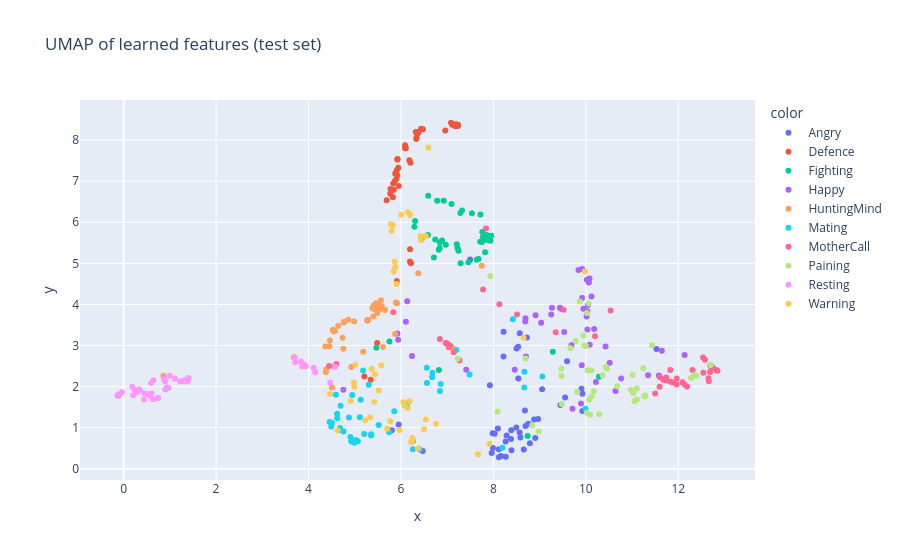

Notebook code for this chart:
### Markdown cell above
### UMAP Embedding Scatter

### Code cell
import umap

def extract_features(model, loader):
    model.eval()
    feats, labels = [], []
    with torch.no_grad():
        for x, y in loader:
            x = x.to(device)
            f = model.features(x).flatten(1)  # (batch, 128)
            feats.append(f.cpu().numpy())
            labels.extend(y.tolist())
    return np.concatenate(feats), np.array(labels)

test_features, test_labels = extract_features(model, test_loader)
embedding_2d = umap.UMAP(n_components=2, random_state=42).fit_transform(test_features)

fig = px.scatter(
    x=embedding_2d[:, 0], y=embedding_2d[:, 1],
    color=[IDX_TO_LABEL[i] for i in test_labels],
    hover_name=[f"pred: {IDX_TO_LABEL[p]}" for p in y_pred],
    title="UMAP of learned features (test set)",
)
fig.show()

### Figure 1 — Plotly figure (JSON) as saved in the notebook; plotly's stock layout.template omitted (floating-point values rounded to 4 significant figures)
{"data": [{"hovertemplate": "<b>%{hovertext}</b><br><br>color=Angry<br>x=%{x}<br>y=%{y}<extra></extra>", "hovertext": ["pred: Paining", "pred: Fighting", "pred: Angry", "pred: Happy", "pred: Fighting", "pred: Paining", "pred: Paining", "pred: Paining", "pred: Paining", "pred: Angry", "pred: Angry", "pred: Paining", "pred: Paining", "pred: Paining", "pred: Angry", "pred: Angry", "pred: Angry", "pred: Angry", "pred: Angry", "pred: Angry", "pred: Angry", "pred: Angry", "pred: Angry", "pred: Angry", "pred: Paining", "pred: Angry", "pred: Paining", "pred: Angry", "pred: Paining", "pred: Paining", "pred: Paining", "pred: Angry", "pred: Happy", "pred: Angry", "pred: MotherCall", "pred: Angry", "pred: Fighting", "pred: Warning", "pred: Angry", "pred: Paining", "pred: Angry", "pred: Mating", "pred: Mating", "pred: Mating", "pred: Angry"], "legendgroup": "Angry", "marker": {"color": "#636efa", "symbol": "circle"}, "mode": "markers", "name": "Angry", "orientation": "v", "showlegend": true, "type": "scatter", "x": [8.5, 8.536, 8.287, 8.571, 7.497, 8.881, 9.552, 9.594, 9.055, 7.985, 8.906, 9.907, 9.926, 8.683, 8.79, 8.381, 8.658, 8.164, 8.118, 8.268, 8.264, 7.963, 8.118, 8.585, 8.968, 8.695, 8.539, 8.496, 8.757, 9.45, 9.924, 7.991, 8.725, 8.392, 11.53, 8.388, 8.219, 8.221, 8.026, 7.925, 8.568, 5.802, 6.471, 5.95, 8.098], "xaxis": "x", "y": [2.926, 2.969, 0.8091, 3.301, 5.095, 1.196, 1.734, 2.618, 1.938, 0.8629, 0.7452, 1.948, 1.826, 1.417, 0.6175, 0.7238, 0.4688, 0.3093, 0.2792, 0.2896, 0.6622, 0.3835, 0.472, 0.7615, 1.212, 1.042, 2.198, 1.001, 1.097, 1.549, 1.403, 0.5058, 3.196, 0.4497, 2.916, 0.9359, 2.731, 3.337, 0.8501, 2.03, 0.8846, 0.9386, 0.4338, 1.078, 0.9806], "yaxis": "y"}, {"hovertemplate": "<b>%{hovertext}</b><br><br>color=Defence<br>x=%{x}<br>y=%{y}<extra></extra>", "hovertext": ["pred: Defence", "pred: Defence", "pred: Defence", "pred: HuntingMind", "pred: Defence", "pred: HuntingMind", "pred: Defence", "pred: Defence", "pred: Defence", "pred: Defence", "pred: Defence", "pred: Defence", "pred: Defence", "pred: Defence", "pred: Defence", "pred: Defence", "pred: Defence", "pred: Defence", "pred: Defence", "pred: HuntingMind", "pred: Defence", "pred: Defence", "pred: Defence", "pred: Defence", "pred: Defence", "pred: Defence", "pred: Defence", "pred: Defence", "pred: Defence", "pred: Defence", "pred: Defence", "pred: Defence", "pred: HuntingMind", "pred: Defence", "pred: Defence", "pred: Defence", "pred: Defence", "pred: Defence", "pred: Defence", "pred: HuntingMind", "pred: HuntingMind", "pred: Mating", "pred: Defence", "pred: Defence"], "legendgroup": "Defence", "marker": {"color": "#EF553B", "symbol": "circle"}, "mode": "markers", "name": "Defence", "orientation": "v", "showlegend": true, "type": "scatter", "x": [5.69, 6.198, 5.904, 5.91, 5.846, 6.217, 5.867, 6.337, 5.944, 7.084, 6.321, 7.18, 6.355, 6.476, 7.233, 7.186, 6.334, 6.105, 5.774, 5.485, 5.77, 5.921, 5.876, 5.911, 7.235, 7.188, 6.089, 6.437, 5.918, 6.355, 7.109, 6.96, 5.345, 6.205, 5.833, 6.182, 6.091, 5.953, 5.826, 6.195, 5.277, 5.209, 5.926, 6.386], "xaxis": "x", "y": [6.535, 5.342, 7.061, 4.572, 6.795, 5.003, 6.997, 8.057, 7.326, 8.424, 8.201, 8.337, 8.164, 8.265, 8.345, 8.387, 8.025, 7.802, 6.81, 3.058, 6.694, 7.529, 7.189, 7.266, 8.377, 8.377, 7.804, 8.275, 7.148, 8.15, 8.377, 8.237, 2.167, 7.452, 6.943, 7.512, 7.874, 6.882, 6.611, 5.044, 3.612, 2.244, 7.543, 8.206], "yaxis": "y"}, {"hovertemplate": "<b>%{hovertext}</b><br><br>color=Fighting<br>x=%{x}<br>y=%{y}<extra></extra>", "hovertext": ["pred: Fighting", "pred: Fighting", "pred: Fighting", "pred: Fighting", "pred: Paining", "pred: Fighting", "pred: Fighting", "pred: Fighting", "pred: Fighting", "pred: Fighting", "pred: Fighting", "pred: Fighting", "pred: Fighting", "pred: Fighting", "pred: Fighting", "pred: Fighting", "pred: Mating", "pred: Fighting", "pred: Fighting", "pred: Fighting", "pred: Fighting", "pred: Fighting", "pred: Fighting", "pred: Fighting", "pred: Fighting", "pred: Fighting", "pred: HuntingMind", "pred: Fighting", "pred: Fighting", "pred: Fighting", "pred: Fighting", "pred: Fighting", "pred: Fighting", "pred: Fighting", "pred: Fighting", "pred: Fighting", "pred: Fighting", "pred: Fighting", "pred: HuntingMind", "pred: MotherCall", "pred: Fighting", "pred: Angry", "pred: Fighting", "pred: Fighting", "pred: Fighting"], "legendgroup": "Fighting", "marker": {"color": "#00cc96", "symbol": "circle"}, "mode": "markers", "name": "Fighting", "orientation": "v", "showlegend": true, "type": "scatter", "x": [7.872, 7.82, 6.784, 7.76, 10.28, 6.839, 6.742, 7.639, 6.584, 7.095, 7.323, 6.306, 7.536, 7.857, 6.291, 7.952, 4.673, 6.971, 6.712, 7.755, 7.937, 7.224, 6.82, 7.291, 7.715, 7.208, 5.751, 6.89, 7.679, 7.903, 6.927, 7.773, 7.247, 7.461, 7.285, 6.446, 6.591, 7.869, 5.468, 7.721, 6.84, 8.742, 7.87, 6.822, 9.286], "xaxis": "x", "y": [5.623, 5.269, 6.526, 5.764, 2.238, 5.372, 5.584, 5.089, 5.688, 6.447, 6.29, 6.033, 6.221, 5.693, 5.891, 5.67, 0.9412, 5.453, 5.141, 5.52, 5.548, 5.374, 5.332, 5.002, 5.527, 5.466, 3.098, 5.558, 5.106, 5.614, 6.525, 5.635, 5.304, 5.027, 6.229, 5.59, 6.647, 5.579, 2.943, 6.188, 5.509, 0.7961, 5.578, 2.405, 2.845], "yaxis": "y"}, {"hovertemplate": "<b>%{hovertext}</b><br><br>color=Happy<br>x=%{x}<br>y=%{y}<extra></extra>", "hovertext": ["pred: MotherCall", "pred: MotherCall", "pred: Happy", "pred: MotherCall", "pred: MotherCall", "pred: HuntingMind", "pred: Fighting", "pred: HuntingMind", "pred: Paining", "pred: Happy", "pred: Paining", "pred: Happy", "pred: Happy", "pred: Paining", "pred: Paining", "pred: Happy", "pred: Happy", "pred: Happy", "pred: MotherCall", "pred: MotherCall", "pred: Happy", "pred: Happy", "pred: Happy", "pred: MotherCall", "pred: Fighting", "pred: HuntingMind", "pred: Paining", "pred: Paining", "pred: Paining", "pred: MotherCall", "pred: Happy", "pred: Happy", "pred: HuntingMind", "pred: MotherCall", "pred: MotherCall", "pred: MotherCall", "pred: MotherCall", "pred: MotherCall", "pred: MotherCall", "pred: MotherCall", "pred: MotherCall", "pred: Paining", "pred: Paining", "pred: HuntingMind", "pred: Happy"], "legendgroup": "Happy", "marker": {"color": "#ab63fa", "symbol": "circle"}, "mode": "markers", "name": "Happy", "orientation": "v", "showlegend": true, "type": "scatter", "x": [9.69, 11.58, 9.034, 8.913, 8.695, 5.94, 6.136, 6.107, 10.03, 9.842, 10.22, 10.08, 10.12, 10.08, 10.76, 10.02, 10.07, 9.918, 10.18, 11.65, 10.03, 9.465, 9.922, 9.533, 6.239, 5.924, 8.461, 8.703, 9.912, 9.25, 9.95, 9.44, 9.267, 11.35, 12.14, 10.04, 10.02, 8.691, 10.64, 7.413, 9.712, 9.896, 10.52, 4.754, 10.43], "xaxis": "x", "y": [3.015, 2.267, 3.557, 3.737, 3.662, 3.14, 4.078, 3.577, 3.392, 4.839, 2.109, 4.632, 4.192, 3.021, 2.195, 4.601, 4.537, 4.156, 3.4, 2.873, 3.833, 3.898, 4.865, 3.326, 2.746, 3.293, 2.413, 2.735, 2.521, 3.755, 3.895, 3.917, 3.917, 2.276, 2.77, 3.979, 3.706, 3.584, 1.89, 2.411, 1.457, 1.587, 2.579, 1.92, 2.973], "yaxis": "y"}, {"hovertemplate": "<b>%{hovertext}</b><br><br>color=HuntingMind<br>x=%{x}<br>y=%{y}<extra></extra>", "hovertext": ["pred: HuntingMind", "pred: MotherCall", "pred: MotherCall", "pred: HuntingMind", "pred: HuntingMind", "pred: MotherCall", "pred: Resting", "pred: HuntingMind", "pred: HuntingMind", "pred: HuntingMind", "pred: HuntingMind", "pred: Fighting", "pred: HuntingMind", "pred: HuntingMind", "pred: HuntingMind", "pred: HuntingMind", "pred: HuntingMind", "pred: HuntingMind", "pred: HuntingMind", "pred: HuntingMind", "pred: HuntingMind", "pred: HuntingMind", "pred: HuntingMind", "pred: HuntingMind", "pred: HuntingMind", "pred: HuntingMind", "pred: HuntingMind", "pred: HuntingMind", "pred: HuntingMind", "pred: HuntingMind", "pred: HuntingMind", "pred: HuntingMind", "pred: HuntingMind", "pred: HuntingMind", "pred: HuntingMind", "pred: HuntingMind", "pred: HuntingMind", "pred: HuntingMind", "pred: HuntingMind", "pred: HuntingMind", "pred: MotherCall", "pred: HuntingMind", "pred: Resting", "pred: HuntingMind"], "legendgroup": "HuntingMind", "marker": {"color": "#FFA15A", "symbol": "circle"}, "mode": "markers", "name": "HuntingMind", "orientation": "v", "showlegend": true, "type": "scatter", "x": [5.492, 6.985, 7.081, 4.642, 4.463, 7.112, 4.754, 4.738, 5.499, 5.382, 6.376, 7.748, 5.875, 4.51, 5.611, 4.571, 5.552, 5.183, 4.376, 5.918, 4.452, 4.365, 4.534, 5.891, 4.987, 4.383, 4.539, 5.412, 4.763, 4.859, 5.285, 5.657, 5.402, 5.459, 5.586, 4.552, 4.77, 5.434, 4.524, 4.926, 4.543, 3.684, 0.8618, 5.567], "xaxis": "x", "y": [3.79, 3.056, 2.977, 3.475, 3.125, 2.945, 2.924, 3.187, 3.996, 3.913, 4.759, 4.942, 3.282, 1.979, 2.966, 3.355, 3.898, 2.847, 2.351, 4.026, 2.985, 2.976, 3.386, 4.046, 3.583, 2.421, 3.367, 3.972, 3.563, 3.628, 3.627, 3.866, 3.704, 4.026, 3.957, 3.342, 3.576, 3.881, 3.368, 2.475, 2.497, 2.716, 2.263, 4.099], "yaxis": "y"}, {"hovertemplate": "<b>%{hovertext}</b><br><br>color=Mating<br>x=%{x}<br>y=%{y}<extra></extra>", "hovertext": ["pred: Paining", "pred: Paining", "pred: Paining", "pred: Mating", "pred: Mating", "pred: Mating", "pred: Mating", "pred: Mating", "pred: Paining", "pred: Mating", "pred: Mating", "pred: Mating", "pred: Mating", "pred: MotherCall", "pred: HuntingMind", "pred: Mating", "pred: Mating", "pred: Mating", "pred: Mating", "pred: Mating", "pred: Angry", "pred: MotherCall", "pred: MotherCall", "pred: Mating", "pred: Mating", "pred: Mating", "pred: Mating", "pred: Mating", "pred: Mating", "pred: Fighting", "pred: Fighting", "pred: Mating", "pred: Mating", "pred: Mating", "pred: Mating", "pred: Mating", "pred: Mating", "pred: Mating", "pred: Mating", "pred: Mating", "pred: Mating", "pred: Mating", "pred: Warning", "pred: Mating", "pred: HuntingMind"], "legendgroup": "Mating", "marker": {"color": "#19d3f3", "symbol": "circle"}, "mode": "markers", "name": "Mating", "orientation": "v", "showlegend": true, "type": "scatter", "x": [9.059, 8.669, 8.671, 4.683, 4.759, 5.856, 6.261, 5.519, 9.992, 5.13, 6.843, 6.256, 5.746, 7.484, 6.559, 6.562, 4.621, 4.51, 4.457, 4.492, 8.196, 7.2, 8.421, 5.356, 4.594, 5.024, 6.407, 4.907, 5.111, 6.683, 6.676, 4.695, 4.946, 4.619, 5.068, 5.353, 4.931, 4.927, 4.994, 4.875, 5.206, 6.86, 6.131, 5.303, 5.182], "xaxis": "x", "y": [2.244, 1.98, 2.36, 0.9911, 0.9063, 1.397, 0.668, 1.063, 1.458, 1.682, 1.89, 0.4737, 0.8853, 2.296, 2.459, 2.09, 1.23, 1.116, 1.138, 1.031, 0.5115, 2.892, 3.637, 0.8364, 1.799, 0.6982, 0.4701, 0.7731, 1.251, 2.339, 2.226, 1.531, 1.798, 1.34, 0.671, 0.8076, 0.6606, 0.6732, 0.6331, 1.245, 0.8481, 2.06, 1.586, 2.041, 2.392], "yaxis": "y"}, {"hovertemplate": "<b>%{hovertext}</b><br><br>color=MotherCall<br>x=%{x}<br>y=%{y}<extra></extra>", "hovertext": ["pred: MotherCall", "pred: MotherCall", "pred: MotherCall", "pred: MotherCall", "pred: MotherCall", "pred: MotherCall", "pred: MotherCall", "pred: MotherCall", "pred: MotherCall", "pred: MotherCall", "pred: MotherCall", "pred: MotherCall", "pred: MotherCall", "pred: MotherCall", "pred: MotherCall", "pred: MotherCall", "pred: MotherCall", "pred: MotherCall", "pred: MotherCall", "pred: MotherCall", "pred: MotherCall", "pred: MotherCall", "pred: MotherCall", "pred: MotherCall", "pred: MotherCall", "pred: MotherCall", "pred: MotherCall", "pred: MotherCall", "pred: MotherCall", "pred: MotherCall", "pred: MotherCall", "pred: MotherCall", "pred: MotherCall", "pred: MotherCall", "pred: MotherCall", "pred: MotherCall", "pred: MotherCall", "pred: Fighting", "pred: MotherCall", "pred: MotherCall", "pred: Fighting", "pred: MotherCall", "pred: MotherCall", "pred: MotherCall", "pred: MotherCall"], "legendgroup": "MotherCall", "marker": {"color": "#FF6692", "symbol": "circle"}, "mode": "markers", "name": "MotherCall", "orientation": "v", "showlegend": true, "type": "scatter", "x": [11.89, 12.54, 12.71, 7.14, 12.14, 12.65, 6.97, 10.2, 11.6, 11.68, 11.74, 4.604, 5.836, 11.97, 4.445, 11.6, 9.348, 12.66, 11.83, 12.69, 6.843, 12.75, 12.82, 12.85, 11.74, 12.09, 6.995, 11.96, 12.19, 12.58, 10.54, 9.519, 12.83, 12.31, 11.5, 11.83, 7.035, 7.84, 8.511, 7.269, 7.776, 8.13, 7.059, 12.54, 12.69], "xaxis": "x", "y": [2.1, 2.707, 2.465, 2.837, 2.052, 2.2, 3.06, 3.225, 1.994, 2.167, 2.151, 2.552, 3.808, 2.199, 2.501, 2.228, 3.326, 2.128, 2.118, 2.514, 3.156, 2.466, 2.396, 2.386, 2.221, 2.106, 3.051, 2.05, 2.001, 2.652, 3.849, 3.868, 2.398, 2.404, 1.833, 2.401, 2.957, 5.849, 3.752, 2.634, 4.366, 4.007, 3.003, 2.336, 2.355], "yaxis": "y"}, {"hovertemplate": "<b>%{hovertext}</b><br><br>color=Paining<br>x=%{x}<br>y=%{y}<extra></extra>", "hovertext": ["pred: MotherCall", "pred: MotherCall", "pred: Paining", "pred: Paining", "pred: Paining", "pred: MotherCall", "pred: MotherCall", "pred: Paining", "pred: Angry", "pred: MotherCall", "pred: MotherCall", "pred: Paining", "pred: Paining", "pred: Fighting", "pred: Paining", "pred: Fighting", "pred: Paining", "pred: MotherCall", "pred: Happy", "pred: MotherCall", "pred: MotherCall", "pred: MotherCall", "pred: Paining", "pred: Happy", "pred: Paining", "pred: Paining", "pred: MotherCall", "pred: MotherCall", "pred: MotherCall", "pred: MotherCall", "pred: Paining", "pred: MotherCall", "pred: Paining", "pred: Paining", "pred: Paining", "pred: Paining", "pred: MotherCall", "pred: MotherCall", "pred: Paining", "pred: MotherCall", "pred: Paining", "pred: MotherCall", "pred: MotherCall", "pred: MotherCall"], "legendgroup": "Paining", "marker": {"color": "#B6E880", "symbol": "circle"}, "mode": "markers", "name": "Paining", "orientation": "v", "showlegend": true, "type": "scatter", "x": [12.7, 11.27, 10.12, 10.46, 9.814, 10.29, 11.11, 10.07, 8.84, 12.39, 12.28, 10.18, 9.479, 8.695, 8.088, 7.934, 9.475, 11.05, 10.02, 11.43, 12.36, 11.24, 10.43, 10.06, 10.04, 10.12, 9.946, 10.97, 10.0, 9.866, 9.665, 11.03, 9.962, 9.781, 10.36, 10.68, 11.01, 9.468, 8.981, 11.1, 10.02, 10.09, 7.225, 11.29], "xaxis": "x", "y": [2.524, 1.763, 1.756, 2.439, 1.868, 1.326, 1.687, 1.679, 1.057, 2.262, 2.212, 1.886, 1.573, 2.686, 1.393, 4.685, 2.257, 1.643, 3.79, 3.009, 2.285, 2.453, 2.478, 4.025, 2.397, 2.4, 3.241, 1.92, 2.986, 4.072, 2.94, 1.841, 2.998, 3.112, 2.278, 2.008, 2.283, 2.436, 0.9037, 1.953, 1.36, 1.314, 2.677, 1.78], "yaxis": "y"}, {"hovertemplate": "<b>%{hovertext}</b><br><br>color=Resting<br>x=%{x}<br>y=%{y}<extra></extra>", "hovertext": ["pred: Resting", "pred: Resting", "pred: Resting", "pred: Resting", "pred: Resting", "pred: Resting", "pred: Resting", "pred: Resting", "pred: Resting", "pred: HuntingMind", "pred: Resting", "pred: Resting", "pred: Resting", "pred: Resting", "pred: Resting", "pred: Resting", "pred: Resting", "pred: Resting", "pred: Resting", "pred: Resting", "pred: Resting", "pred: Resting", "pred: Resting", "pred: Resting", "pred: Resting", "pred: Resting", "pred: Resting", "pred: Resting", "pred: Resting", "pred: Resting", "pred: Resting", "pred: HuntingMind", "pred: Resting", "pred: Resting", "pred: Resting", "pred: Resting", "pred: Resting", "pred: Resting", "pred: Resting", "pred: Resting", "pred: Resting", "pred: Resting", "pred: Resting", "pred: Resting", "pred: Resting"], "legendgroup": "Resting", "marker": {"color": "#FF97FF", "symbol": "circle"}, "mode": "markers", "name": "Resting", "orientation": "v", "showlegend": true, "type": "scatter", "x": [0.8999, 1.322, 0.5782, 0.9042, 1.219, 0.6012, 0.9392, 1.351, 0.727, 4.469, 1.384, 0.4422, 0.7489, -0.1324, -0.09452, 4.112, 1.111, 3.944, -0.1123, 0.9981, 0.8761, 4.146, -0.03608, 0.4559, 3.704, 0.346, 0.237, 4.575, 0.3446, 0.5278, 0.2916, 3.834, -0.1248, 0.9723, 1.407, 1.317, 0.6345, 3.713, 3.863, 0.2048, 0.5938, 0.3505, 0.1866, 3.898, 0.6442], "xaxis": "x", "y": [2.131, 2.163, 1.774, 1.927, 2.123, 1.832, 1.984, 2.156, 1.715, 2.091, 2.13, 1.682, 1.724, 1.785, 1.811, 2.458, 2.189, 2.496, 1.768, 2.265, 2.185, 2.347, 1.862, 1.829, 2.705, 1.928, 1.923, 2.478, 1.908, 1.815, 1.868, 2.612, 1.802, 1.965, 2.21, 2.126, 1.689, 2.59, 2.49, 1.79, 2.085, 1.908, 1.994, 2.539, 2.154], "yaxis": "y"}, {"hovertemplate": "<b>%{hovertext}</b><br><br>color=Warning<br>x=%{x}<br>y=%{y}<extra></extra>", "hovertext": ["pred: HuntingMind", "pred: Warning", "pred: HuntingMind", "pred: Mating", "pred: Defence", "pred: Warning", "pred: Fighting", "pred: Mating", "pred: Mating", "pred: Angry", "pred: Defence", "pred: HuntingMind", "pred: Defence", "pred: Angry", "pred: Fighting", "pred: Fighting", "pred: Angry", "pred: Warning", "pred: Fighting", "pred: Mating", "pred: HuntingMind", "pred: Fighting", "pred: Resting", "pred: Mating", "pred: Mating", "pred: Mating", "pred: Warning", "pred: Warning", "pred: Warning", "pred: Warning", "pred: Mating", "pred: Warning", "pred: Paining", "pred: Defence", "pred: Mating", "pred: Defence", "pred: HuntingMind", "pred: Defence", "pred: Warning", "pred: Mating", "pred: Mating", "pred: Defence", "pred: Mating", "pred: Mating", "pred: Warning"], "legendgroup": "Warning", "marker": {"color": "#FECB52", "symbol": "circle"}, "mode": "markers", "name": "Warning", "orientation": "v", "showlegend": true, "type": "scatter", "x": [5.015, 6.146, 4.467, 4.627, 6.596, 6.077, 6.198, 6.372, 6.22, 7.667, 5.827, 4.992, 6.01, 6.76, 6.428, 6.148, 7.914, 6.186, 6.537, 5.52, 5.902, 6.431, 9.981, 5.577, 5.7, 5.769, 5.439, 5.366, 6.5, 6.538, 4.911, 5.842, 8.654, 5.781, 5.335, 5.88, 4.982, 5.864, 6.055, 5.426, 6.248, 5.8, 5.967, 5.227, 6.249], "xaxis": "x", "y": [2.531, 1.477, 1.817, 0.9294, 7.82, 1.537, 6.176, 0.4998, 0.6513, 0.3516, 5.931, 1.997, 6.182, 1.089, 5.668, 6.247, 0.6089, 1.64, 5.658, 1.905, 4.496, 5.567, 4.803, 2.514, 0.9708, 1.158, 2.301, 2.428, 0.954, 1.201, 1.651, 4.803, 3.184, 5.952, 1.252, 4.909, 2.1, 5.045, 1.619, 1.624, 0.6652, 5.795, 0.9456, 1.18, 0.7472], "yaxis": "y"}], "layout": {"legend": {"title": {"text": "color"}, "tracegroupgap": 0}, "title": {"text": "UMAP of learned features (test set)"}, "xaxis": {"anchor": "y", "domain": [0, 1], "title": {"text": "x"}}, "yaxis": {"anchor": "x", "domain": [0, 1], "title": {"text": "y"}}}}
